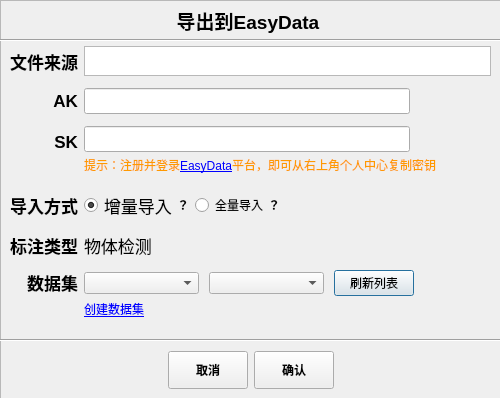
<?xml version="1.0" encoding="UTF-8"?>
<ui version="4.0">
 <class>Dialog</class>
 <widget class="QDialog" name="Dialog">
  <property name="geometry">
   <rect>
    <x>0</x>
    <y>0</y>
    <width>500</width>
    <height>398</height>
   </rect>
  </property>
  <property name="windowTitle">
   <string>Dialog</string>
  </property>
  <widget class="QFrame" name="frame">
   <property name="geometry">
    <rect>
     <x>0</x>
     <y>0</y>
     <width>501</width>
     <height>400</height>
    </rect>
   </property>
   <property name="focusPolicy">
    <enum>Qt::ClickFocus</enum>
   </property>
   <property name="frameShape">
    <enum>QFrame::StyledPanel</enum>
   </property>
   <property name="frameShadow">
    <enum>QFrame::Raised</enum>
   </property>
   <widget class="QLabel" name="export2easydata">
    <property name="geometry">
     <rect>
      <x>0</x>
      <y>0</y>
      <width>496</width>
      <height>41</height>
     </rect>
    </property>
    <property name="font">
     <font>
      <pointsize>14</pointsize>
      <weight>75</weight>
      <bold>true</bold>
     </font>
    </property>
    <property name="text">
     <string>&lt;html&gt;&lt;head/&gt;&lt;body&gt;&lt;p align=&quot;center&quot;&gt;&lt;span style=&quot; font-size:14pt;&quot;&gt;导出到EasyData&lt;/span&gt;&lt;/p&gt;&lt;/body&gt;&lt;/html&gt;</string>
    </property>
   </widget>
   <widget class="Line" name="line_2">
    <property name="geometry">
     <rect>
      <x>0</x>
      <y>30</y>
      <width>501</width>
      <height>21</height>
     </rect>
    </property>
    <property name="orientation">
     <enum>Qt::Horizontal</enum>
    </property>
   </widget>
   <widget class="Line" name="line">
    <property name="geometry">
     <rect>
      <x>0</x>
      <y>330</y>
      <width>501</width>
      <height>20</height>
     </rect>
    </property>
    <property name="font">
     <font>
      <weight>50</weight>
      <bold>false</bold>
     </font>
    </property>
    <property name="lineWidth">
     <number>1</number>
    </property>
    <property name="orientation">
     <enum>Qt::Horizontal</enum>
    </property>
   </widget>
   <widget class="QWidget" name="layoutWidget">
    <property name="geometry">
     <rect>
      <x>0</x>
      <y>350</y>
      <width>501</width>
      <height>41</height>
     </rect>
    </property>
    <layout class="QHBoxLayout" name="horizontalLayout_8">
     <item>
      <spacer name="horizontalSpacer_2">
       <property name="orientation">
        <enum>Qt::Horizontal</enum>
       </property>
       <property name="sizeHint" stdset="0">
        <size>
         <width>40</width>
         <height>20</height>
        </size>
       </property>
      </spacer>
     </item>
     <item>
      <widget class="QPushButton" name="cancle_button">
       <property name="minimumSize">
        <size>
         <width>78</width>
         <height>38</height>
        </size>
       </property>
       <property name="font">
        <font>
         <weight>75</weight>
         <bold>true</bold>
        </font>
       </property>
       <property name="text">
        <string>取消</string>
       </property>
       <property name="autoDefault">
        <bool>false</bool>
       </property>
      </widget>
     </item>
     <item>
      <widget class="QPushButton" name="comfire_button">
       <property name="minimumSize">
        <size>
         <width>78</width>
         <height>38</height>
        </size>
       </property>
       <property name="font">
        <font>
         <weight>75</weight>
         <bold>true</bold>
        </font>
       </property>
       <property name="text">
        <string>确认</string>
       </property>
       <property name="checkable">
        <bool>false</bool>
       </property>
       <property name="checked">
        <bool>false</bool>
       </property>
       <property name="autoRepeat">
        <bool>false</bool>
       </property>
       <property name="autoExclusive">
        <bool>false</bool>
       </property>
       <property name="autoDefault">
        <bool>false</bool>
       </property>
       <property name="default">
        <bool>false</bool>
       </property>
       <property name="flat">
        <bool>false</bool>
       </property>
      </widget>
     </item>
     <item>
      <spacer name="horizontalSpacer_3">
       <property name="orientation">
        <enum>Qt::Horizontal</enum>
       </property>
       <property name="sizeHint" stdset="0">
        <size>
         <width>40</width>
         <height>18</height>
        </size>
       </property>
      </spacer>
     </item>
    </layout>
   </widget>
   <widget class="QWidget" name="layoutWidget">
    <property name="geometry">
     <rect>
      <x>10</x>
      <y>40</y>
      <width>481</width>
      <height>291</height>
     </rect>
    </property>
    <layout class="QGridLayout" name="gridLayout" columnstretch="1,9">
     <item row="0" column="0">
      <widget class="QLabel" name="file_source_label">
       <property name="font">
        <font>
         <pointsize>13</pointsize>
         <weight>75</weight>
         <bold>true</bold>
        </font>
       </property>
       <property name="text">
        <string>文件来源</string>
       </property>
       <property name="alignment">
        <set>Qt::AlignRight|Qt::AlignTrailing|Qt::AlignVCenter</set>
       </property>
      </widget>
     </item>
     <item row="0" column="1">
      <widget class="QTextBrowser" name="file_source_text">
       <property name="minimumSize">
        <size>
         <width>300</width>
         <height>10</height>
        </size>
       </property>
       <property name="maximumSize">
        <size>
         <width>435</width>
         <height>30</height>
        </size>
       </property>
      </widget>
     </item>
     <item row="1" column="0">
      <widget class="QLabel" name="ak_label">
       <property name="maximumSize">
        <size>
         <width>16777215</width>
         <height>35</height>
        </size>
       </property>
       <property name="baseSize">
        <size>
         <width>0</width>
         <height>0</height>
        </size>
       </property>
       <property name="font">
        <font>
         <pointsize>13</pointsize>
         <weight>75</weight>
         <bold>true</bold>
        </font>
       </property>
       <property name="layoutDirection">
        <enum>Qt::LeftToRight</enum>
       </property>
       <property name="text">
        <string>AK</string>
       </property>
       <property name="textFormat">
        <enum>Qt::AutoText</enum>
       </property>
       <property name="alignment">
        <set>Qt::AlignRight|Qt::AlignTrailing|Qt::AlignVCenter</set>
       </property>
      </widget>
     </item>
     <item row="1" column="1">
      <layout class="QHBoxLayout" name="horizontalLayout_2" stretch="8,2">
       <item>
        <widget class="QLineEdit" name="akLineEdit">
         <property name="minimumSize">
          <size>
           <width>0</width>
           <height>26</height>
          </size>
         </property>
         <property name="text">
          <string/>
         </property>
        </widget>
       </item>
       <item>
        <spacer name="horizontalSpacer_7">
         <property name="orientation">
          <enum>Qt::Horizontal</enum>
         </property>
         <property name="sizeHint" stdset="0">
          <size>
           <width>40</width>
           <height>20</height>
          </size>
         </property>
        </spacer>
       </item>
      </layout>
     </item>
     <item row="2" column="0">
      <layout class="QVBoxLayout" name="verticalLayout">
       <item>
        <widget class="QLabel" name="sk_label">
         <property name="font">
          <font>
           <pointsize>13</pointsize>
           <weight>75</weight>
           <bold>true</bold>
          </font>
         </property>
         <property name="layoutDirection">
          <enum>Qt::LeftToRight</enum>
         </property>
         <property name="text">
          <string>SK</string>
         </property>
         <property name="textFormat">
          <enum>Qt::AutoText</enum>
         </property>
         <property name="alignment">
          <set>Qt::AlignRight|Qt::AlignTrailing|Qt::AlignVCenter</set>
         </property>
        </widget>
       </item>
       <item>
        <spacer name="horizontalSpacer">
         <property name="orientation">
          <enum>Qt::Horizontal</enum>
         </property>
         <property name="sizeHint" stdset="0">
          <size>
           <width>40</width>
           <height>20</height>
          </size>
         </property>
        </spacer>
       </item>
      </layout>
     </item>
     <item row="2" column="1">
      <layout class="QVBoxLayout" name="verticalLayout_2">
       <property name="spacing">
        <number>0</number>
       </property>
       <item>
        <layout class="QHBoxLayout" name="horizontalLayout" stretch="8,2">
         <item>
          <widget class="QLineEdit" name="skLineEdit">
           <property name="minimumSize">
            <size>
             <width>0</width>
             <height>26</height>
            </size>
           </property>
          </widget>
         </item>
         <item>
          <spacer name="horizontalSpacer_8">
           <property name="orientation">
            <enum>Qt::Horizontal</enum>
           </property>
           <property name="sizeHint" stdset="0">
            <size>
             <width>38</width>
             <height>20</height>
            </size>
           </property>
          </spacer>
         </item>
        </layout>
       </item>
       <item>
        <widget class="QLabel" name="tips_label">
         <property name="maximumSize">
          <size>
           <width>418</width>
           <height>26</height>
          </size>
         </property>
         <property name="text">
          <string>&lt;html&gt;&lt;head/&gt;&lt;body&gt;&lt;p&gt;&lt;font color=&quot;#FF9900&quot;&gt;提示：注册并登录&lt;/font&gt;&lt;a href=&quot;https://ai.baidu.com/easydata/&quot;&gt;&lt;span style=&quot; text-decoration: underline; color:#0000ff;&quot;&gt;EasyData&lt;/span&gt;&lt;/a&gt;&lt;font color=&quot;#FF9900&quot;&gt;平台，即可从右上角个人中心复制密钥&lt;/font&gt;&lt;/p&gt;&lt;/body&gt;&lt;/html&gt;</string>
         </property>
         <property name="openExternalLinks">
          <bool>true</bool>
         </property>
        </widget>
       </item>
      </layout>
     </item>
     <item row="3" column="0">
      <widget class="QLabel" name="import_type_label">
       <property name="maximumSize">
        <size>
         <width>16777215</width>
         <height>30</height>
        </size>
       </property>
       <property name="font">
        <font>
         <pointsize>13</pointsize>
         <weight>75</weight>
         <bold>true</bold>
        </font>
       </property>
       <property name="text">
        <string>导入方式</string>
       </property>
       <property name="alignment">
        <set>Qt::AlignRight|Qt::AlignTrailing|Qt::AlignVCenter</set>
       </property>
      </widget>
     </item>
     <item row="3" column="1">
      <layout class="QHBoxLayout" name="horizontalLayout_5">
       <item>
        <layout class="QHBoxLayout" name="horizontalLayout_4">
         <property name="spacing">
          <number>0</number>
         </property>
         <item>
          <widget class="QRadioButton" name="incremental_upload">
           <property name="enabled">
            <bool>true</bool>
           </property>
           <property name="font">
            <font>
             <pointsize>13</pointsize>
            </font>
           </property>
           <property name="text">
            <string>增量导入</string>
           </property>
           <property name="checkable">
            <bool>true</bool>
           </property>
           <property name="checked">
            <bool>true</bool>
           </property>
           <property name="autoRepeat">
            <bool>false</bool>
           </property>
          </widget>
         </item>
         <item>
          <widget class="QLabel" name="label_2">
           <property name="toolTip">
            <string>&lt;html&gt;&lt;head/&gt;&lt;body&gt;&lt;p&gt;若此前已完成上传的图片，在标注信息未修改的情况下，本次不再重复上传&lt;/p&gt;&lt;/body&gt;&lt;/html&gt;</string>
           </property>
           <property name="text">
            <string>&lt;html&gt;&lt;head/&gt;&lt;body&gt;&lt;p&gt;&lt;span style=&quot; font-weight:600;&quot;&gt;？&lt;/span&gt;&lt;/p&gt;&lt;/body&gt;&lt;/html&gt;</string>
           </property>
          </widget>
         </item>
        </layout>
       </item>
       <item>
        <layout class="QHBoxLayout" name="horizontalLayout_3">
         <property name="spacing">
          <number>0</number>
         </property>
         <item>
          <widget class="QRadioButton" name="full_upload">
           <property name="text">
            <string>全量导入</string>
           </property>
          </widget>
         </item>
         <item>
          <widget class="QLabel" name="label_3">
           <property name="toolTip">
            <string>&lt;html&gt;&lt;head/&gt;&lt;body&gt;&lt;p&gt;所选文件夹下的标注图片将全部覆盖上传&lt;/p&gt;&lt;/body&gt;&lt;/html&gt;</string>
           </property>
           <property name="text">
            <string>&lt;html&gt;&lt;head/&gt;&lt;body&gt;&lt;p&gt;&lt;span style=&quot; font-weight:600;&quot;&gt;？&lt;/span&gt;&lt;/p&gt;&lt;/body&gt;&lt;/html&gt;</string>
           </property>
          </widget>
         </item>
        </layout>
       </item>
       <item>
        <spacer name="horizontalSpacer_4">
         <property name="orientation">
          <enum>Qt::Horizontal</enum>
         </property>
         <property name="sizeHint" stdset="0">
          <size>
           <width>40</width>
           <height>20</height>
          </size>
         </property>
        </spacer>
       </item>
      </layout>
     </item>
     <item row="4" column="0">
      <widget class="QLabel" name="annotate_type_label">
       <property name="maximumSize">
        <size>
         <width>16777215</width>
         <height>30</height>
        </size>
       </property>
       <property name="font">
        <font>
         <pointsize>13</pointsize>
         <weight>75</weight>
         <bold>true</bold>
        </font>
       </property>
       <property name="text">
        <string>标注类型</string>
       </property>
       <property name="alignment">
        <set>Qt::AlignRight|Qt::AlignTrailing|Qt::AlignVCenter</set>
       </property>
      </widget>
     </item>
     <item row="4" column="1">
      <layout class="QHBoxLayout" name="horizontalLayout_6">
       <item>
        <widget class="QLabel" name="label">
         <property name="maximumSize">
          <size>
           <width>16777215</width>
           <height>23</height>
          </size>
         </property>
         <property name="font">
          <font>
           <pointsize>13</pointsize>
          </font>
         </property>
         <property name="text">
          <string>物体检测</string>
         </property>
        </widget>
       </item>
       <item>
        <spacer name="horizontalSpacer_5">
         <property name="orientation">
          <enum>Qt::Horizontal</enum>
         </property>
         <property name="sizeHint" stdset="0">
          <size>
           <width>40</width>
           <height>20</height>
          </size>
         </property>
        </spacer>
       </item>
      </layout>
     </item>
     <item row="5" column="0">
      <layout class="QVBoxLayout" name="verticalLayout_4">
       <property name="spacing">
        <number>0</number>
       </property>
       <item>
        <widget class="QLabel" name="dataset_label">
         <property name="maximumSize">
          <size>
           <width>16777215</width>
           <height>26</height>
          </size>
         </property>
         <property name="font">
          <font>
           <pointsize>14</pointsize>
           <weight>75</weight>
           <bold>true</bold>
          </font>
         </property>
         <property name="text">
          <string>&lt;html&gt;&lt;head/&gt;&lt;body&gt;&lt;p&gt;&lt;span style=&quot; font-size:13pt;&quot;&gt;数据集&lt;/span&gt;&lt;/p&gt;&lt;/body&gt;&lt;/html&gt;</string>
         </property>
         <property name="alignment">
          <set>Qt::AlignRight|Qt::AlignTrailing|Qt::AlignVCenter</set>
         </property>
         <property name="openExternalLinks">
          <bool>true</bool>
         </property>
        </widget>
       </item>
       <item>
        <spacer name="horizontalSpacer_9">
         <property name="orientation">
          <enum>Qt::Horizontal</enum>
         </property>
         <property name="sizeHint" stdset="0">
          <size>
           <width>40</width>
           <height>26</height>
          </size>
         </property>
        </spacer>
       </item>
      </layout>
     </item>
     <item row="5" column="1">
      <layout class="QVBoxLayout" name="verticalLayout_3">
       <property name="spacing">
        <number>0</number>
       </property>
       <property name="bottomMargin">
        <number>0</number>
       </property>
       <item>
        <layout class="QHBoxLayout" name="horizontalLayout_7" stretch="3,3,2,2">
         <property name="spacing">
          <number>10</number>
         </property>
         <item>
          <widget class="QComboBox" name="dataset_comboBox">
           <property name="minimumSize">
            <size>
             <width>0</width>
             <height>0</height>
            </size>
           </property>
           <property name="toolTip">
            <string>&lt;html&gt;&lt;head/&gt;&lt;body&gt;&lt;p&gt;请选择数据集&lt;/p&gt;&lt;/body&gt;&lt;/html&gt;</string>
           </property>
           <property name="whatsThis">
            <string extracomment="请选择数据集">&lt;html&gt;&lt;head/&gt;&lt;body&gt;&lt;p&gt;&lt;br/&gt;&lt;/p&gt;&lt;/body&gt;&lt;/html&gt;</string>
           </property>
           <property name="iconSize">
            <size>
             <width>16</width>
             <height>16</height>
            </size>
           </property>
          </widget>
         </item>
         <item>
          <widget class="QComboBox" name="version_comboBox">
           <property name="toolTip">
            <string>&lt;html&gt;&lt;head/&gt;&lt;body&gt;&lt;p&gt;请选择版本&lt;/p&gt;&lt;/body&gt;&lt;/html&gt;</string>
           </property>
          </widget>
         </item>
         <item>
          <widget class="QPushButton" name="crash_button">
           <property name="text">
            <string>刷新列表</string>
           </property>
           <property name="default">
            <bool>true</bool>
           </property>
          </widget>
         </item>
         <item>
          <spacer name="horizontalSpacer_6">
           <property name="orientation">
            <enum>Qt::Horizontal</enum>
           </property>
           <property name="sizeHint" stdset="0">
            <size>
             <width>40</width>
             <height>18</height>
            </size>
           </property>
          </spacer>
         </item>
        </layout>
       </item>
       <item>
        <widget class="QLabel" name="create_label">
         <property name="maximumSize">
          <size>
           <width>65</width>
           <height>26</height>
          </size>
         </property>
         <property name="text">
          <string>&lt;html&gt;&lt;head/&gt;&lt;body&gt;&lt;p&gt;&lt;a href=&quot;https://ai.baidu.com/easydata/app/dataset/list&quot;&gt;&lt;span style=&quot; text-decoration: underline; color:#0000ff;&quot;&gt;创建数据集&lt;/span&gt;&lt;/a&gt;&lt;/p&gt;&lt;/body&gt;&lt;/html&gt;</string>
         </property>
         <property name="openExternalLinks">
          <bool>true</bool>
         </property>
        </widget>
       </item>
      </layout>
     </item>
    </layout>
   </widget>
  </widget>
 </widget>
 <resources/>
 <connections/>
</ui>
